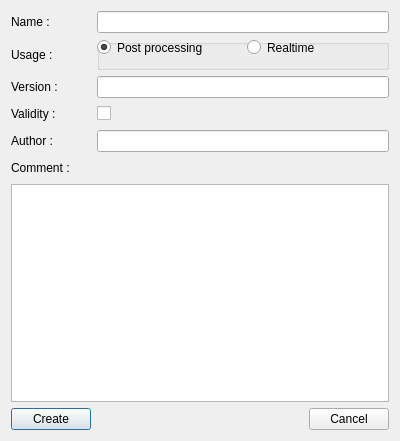
<?xml version="1.0" encoding="UTF-8"?>
<ui version="4.0">
 <class>AssemblyDialog</class>
 <widget class="QDialog" name="AssemblyDialog">
  <property name="geometry">
   <rect>
    <x>0</x>
    <y>0</y>
    <width>400</width>
    <height>441</height>
   </rect>
  </property>
  <property name="sizePolicy">
   <sizepolicy hsizetype="Fixed" vsizetype="Fixed">
    <horstretch>0</horstretch>
    <verstretch>0</verstretch>
   </sizepolicy>
  </property>
  <property name="windowTitle">
   <string>New processing chain</string>
  </property>
  <property name="windowIcon">
   <iconset resource="resources/resources.qrc">
    <normaloff>:/png/ifremer-grand.png</normaloff>:/png/ifremer-grand.png</iconset>
  </property>
  <property name="styleSheet">
   <string notr="true"/>
  </property>
  <layout class="QVBoxLayout" name="verticalLayout">
   <item>
    <layout class="QHBoxLayout" name="_HBL_name">
     <item>
      <widget class="QLabel" name="_LA_name">
       <property name="sizePolicy">
        <sizepolicy hsizetype="Fixed" vsizetype="Preferred">
         <horstretch>0</horstretch>
         <verstretch>0</verstretch>
        </sizepolicy>
       </property>
       <property name="minimumSize">
        <size>
         <width>80</width>
         <height>0</height>
        </size>
       </property>
       <property name="text">
        <string>Name :</string>
       </property>
      </widget>
     </item>
     <item>
      <widget class="QLineEdit" name="_LE_name">
       <property name="minimumSize">
        <size>
         <width>200</width>
         <height>0</height>
        </size>
       </property>
      </widget>
     </item>
    </layout>
   </item>
   <item>
    <layout class="QHBoxLayout" name="_HBL_userMode">
     <property name="leftMargin">
      <number>0</number>
     </property>
     <property name="topMargin">
      <number>0</number>
     </property>
     <item>
      <widget class="QLabel" name="_LA_userMode">
       <property name="sizePolicy">
        <sizepolicy hsizetype="Fixed" vsizetype="Preferred">
         <horstretch>0</horstretch>
         <verstretch>0</verstretch>
        </sizepolicy>
       </property>
       <property name="minimumSize">
        <size>
         <width>80</width>
         <height>0</height>
        </size>
       </property>
       <property name="text">
        <string>Usage :</string>
       </property>
      </widget>
     </item>
     <item>
      <widget class="QGroupBox" name="_GB_userModeSelection">
       <property name="minimumSize">
        <size>
         <width>200</width>
         <height>0</height>
        </size>
       </property>
       <property name="title">
        <string/>
       </property>
       <widget class="QRadioButton" name="_RB_deferredTime">
        <property name="geometry">
         <rect>
          <x>0</x>
          <y>0</y>
          <width>500</width>
          <height>17</height>
         </rect>
        </property>
        <property name="minimumSize">
         <size>
          <width>500</width>
          <height>0</height>
         </size>
        </property>
        <property name="text">
         <string>Post processing</string>
        </property>
        <property name="checked">
         <bool>true</bool>
        </property>
       </widget>
       <widget class="QRadioButton" name="_RB_realTime">
        <property name="geometry">
         <rect>
          <x>150</x>
          <y>0</y>
          <width>161</width>
          <height>17</height>
         </rect>
        </property>
        <property name="text">
         <string>Realtime</string>
        </property>
       </widget>
      </widget>
     </item>
    </layout>
   </item>
   <item>
    <layout class="QHBoxLayout" name="_HBL_version">
     <item>
      <widget class="QLabel" name="_LA_version">
       <property name="sizePolicy">
        <sizepolicy hsizetype="Fixed" vsizetype="Preferred">
         <horstretch>0</horstretch>
         <verstretch>0</verstretch>
        </sizepolicy>
       </property>
       <property name="minimumSize">
        <size>
         <width>80</width>
         <height>0</height>
        </size>
       </property>
       <property name="text">
        <string>Version :</string>
       </property>
      </widget>
     </item>
     <item>
      <widget class="QLineEdit" name="_LE_version">
       <property name="minimumSize">
        <size>
         <width>200</width>
         <height>0</height>
        </size>
       </property>
      </widget>
     </item>
    </layout>
   </item>
   <item>
    <layout class="QHBoxLayout" name="_HBL_valid">
     <item>
      <widget class="QLabel" name="_LA_valid">
       <property name="sizePolicy">
        <sizepolicy hsizetype="Fixed" vsizetype="Preferred">
         <horstretch>0</horstretch>
         <verstretch>0</verstretch>
        </sizepolicy>
       </property>
       <property name="minimumSize">
        <size>
         <width>80</width>
         <height>0</height>
        </size>
       </property>
       <property name="text">
        <string>Validity :</string>
       </property>
      </widget>
     </item>
     <item>
      <widget class="QCheckBox" name="_CK_valid">
       <property name="layoutDirection">
        <enum>Qt::LeftToRight</enum>
       </property>
       <property name="text">
        <string/>
       </property>
      </widget>
     </item>
     <item>
      <spacer name="_HSP_valid">
       <property name="orientation">
        <enum>Qt::Horizontal</enum>
       </property>
       <property name="sizeHint" stdset="0">
        <size>
         <width>40</width>
         <height>20</height>
        </size>
       </property>
      </spacer>
     </item>
    </layout>
   </item>
   <item>
    <layout class="QHBoxLayout" name="_HBL_author">
     <item>
      <widget class="QLabel" name="_LA_author">
       <property name="sizePolicy">
        <sizepolicy hsizetype="Fixed" vsizetype="Preferred">
         <horstretch>0</horstretch>
         <verstretch>0</verstretch>
        </sizepolicy>
       </property>
       <property name="minimumSize">
        <size>
         <width>80</width>
         <height>0</height>
        </size>
       </property>
       <property name="text">
        <string>Author :</string>
       </property>
      </widget>
     </item>
     <item>
      <widget class="QLineEdit" name="_LE_author">
       <property name="minimumSize">
        <size>
         <width>200</width>
         <height>0</height>
        </size>
       </property>
      </widget>
     </item>
    </layout>
   </item>
   <item>
    <layout class="QHBoxLayout" name="_HBL_comments">
     <item>
      <widget class="QLabel" name="_LA_comments">
       <property name="text">
        <string>Comment :</string>
       </property>
      </widget>
     </item>
     <item>
      <spacer name="_HSP_comments">
       <property name="orientation">
        <enum>Qt::Horizontal</enum>
       </property>
       <property name="sizeHint" stdset="0">
        <size>
         <width>40</width>
         <height>20</height>
        </size>
       </property>
      </spacer>
     </item>
    </layout>
   </item>
   <item>
    <widget class="QTextEdit" name="_TXT_comments"/>
   </item>
   <item>
    <layout class="QHBoxLayout" name="_HBL_actions">
     <item>
      <widget class="QPushButton" name="_PB_save">
       <property name="text">
        <string>Create</string>
       </property>
      </widget>
     </item>
     <item>
      <spacer name="horizontalSpacer">
       <property name="orientation">
        <enum>Qt::Horizontal</enum>
       </property>
       <property name="sizeHint" stdset="0">
        <size>
         <width>40</width>
         <height>20</height>
        </size>
       </property>
      </spacer>
     </item>
     <item>
      <widget class="QPushButton" name="_PB_cancel">
       <property name="text">
        <string>Cancel</string>
       </property>
      </widget>
     </item>
    </layout>
   </item>
  </layout>
 </widget>
 <resources>
  <include location="resources/resources.qrc"/>
 </resources>
 <connections/>
</ui>
